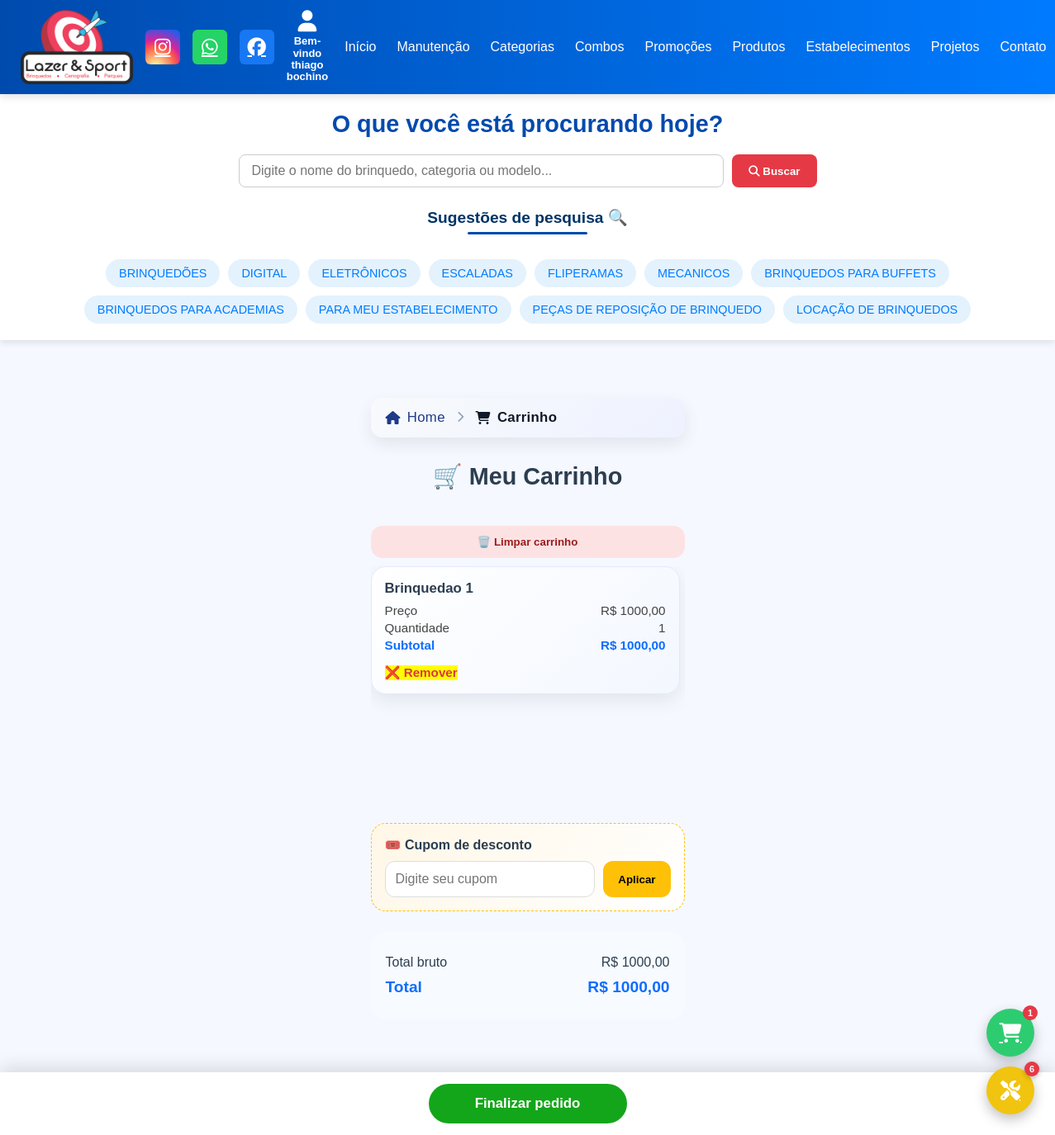
Page /carrinho/ (signed in) on the earlier database version.
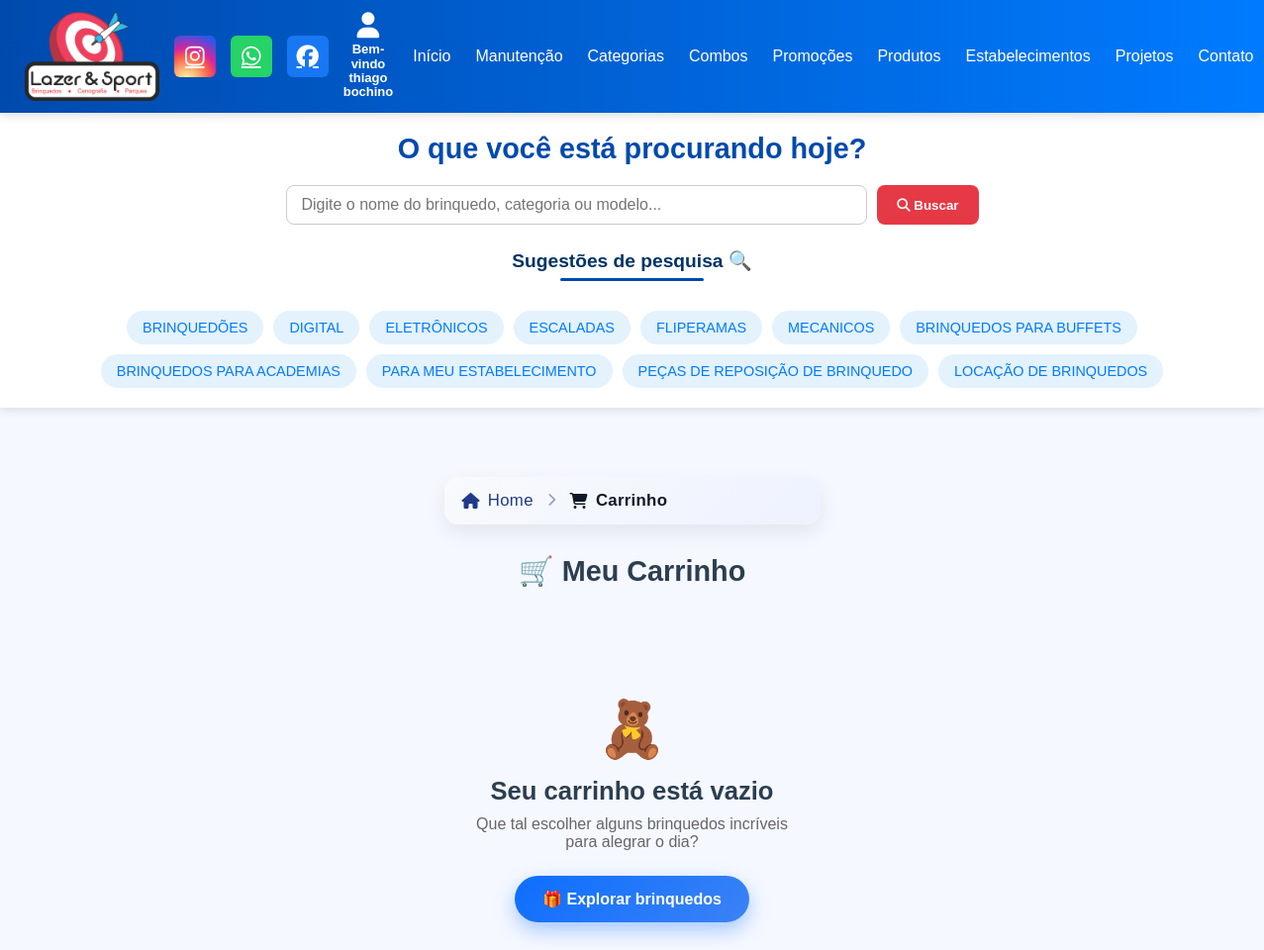
Same page on the later database version.
### core/models.py (models this page shows, shortened)
class Prime(models.Model):
    ativo = models.BooleanField(default=True)
    criacao = models.DateTimeField(auto_now_add=True, null=True)
    atualizado = models.DateTimeField(auto_now=True, null=True)
    class Meta:
        abstract = True

class CategoriasBrinquedos(Prime):
    imagem_categoria = models.ImageField(upload_to='categorias/', null=True, blank=False, unique=True)
    nome_categoria = models.CharField(max_length=150, unique=True)
    class Meta:
        verbose_name = "Categoria de Produto"
        verbose_name_plural = "Categorias de Produtos"

class Estabelecimentos(Prime):
    nome_estabelecimento = models.CharField(max_length=180)
    imagem_estabelecimento = models.ImageField(upload_to='estabelecimentos/', null=True, blank=True)
    class Meta:
        verbose_name = "Estabelecimentos"
        verbose_name_plural = "Estabelecimentos"

class ItemCarrinho(Prime):
    carrinho = models.ForeignKey(
        Carrinho,
        on_delete=models.CASCADE,
        related_name='itens'
    )
    content_type = models.ForeignKey(ContentType, on_delete=models.CASCADE)
    object_id = models.PositiveIntegerField()
    item = GenericForeignKey('content_type', 'object_id')
    quantidade = models.PositiveIntegerField(default=1)
    @property
    def preco_unitario(self):
        if hasattr(self.item, 'valor_brinquedo'):
            return self.item.valor_brinquedo
        if hasattr(self.item, 'valor_combo'):
            return self.item.valor_combo
        if hasattr(self.item, 'preco_promocao'):
            return self.item.preco_promocao
        return 0
    @property
    def subtotal(self):
        return round(self.preco_unitario * self.quantidade, 2)

class Brinquedos(Prime):
    nome_brinquedo = models.CharField(max_length=150)
    imagem_brinquedo = models.ImageField(upload_to='imagens_brinquedos', blank=True, null=True)
    descricao = models.CharField(max_length=999)
    valor_brinquedo = models.DecimalField(max_digits=10, decimal_places=2, null=True, blank=True)
    avaliacao = models.DecimalField(decimal_places=2, max_digits=6)
    categorias_brinquedos = models.ManyToManyField(
        CategoriasBrinquedos,
        related_name='brinquedos'
    )
    tags = models.ManyToManyField(
        TagsBrinquedos,
        related_name='brinquedos_tags'
    )
    estabelecimentos = models.ManyToManyField(
        Estabelecimentos,
        related_name='brinquedos',
        blank=True
    )
    voltz = models.CharField(max_length=10)
    altura_m = models.DecimalField(max_digits=6, decimal_places=2, blank=True, null=True)
    largura_m = models.DecimalField(max_digits=6, decimal_places=2, blank=True, null=True)
    profundidade_m = models.DecimalField(max_digits=6, decimal_places=2, blank=True, null=True)
    def __str__(self):
        return self.nome_brinquedo
    class Meta:
        verbose_name = "Brinquedo"
        verbose_name_plural = "Brinquedos"

class Carrinho(Prime):
    cliente = models.ForeignKey(
        ClientePerfil,
        on_delete=models.CASCADE,
        related_name='carrinhos',
        null=True
    )
    cupom = models.ForeignKey(
        Cupom,
        on_delete=models.SET_NULL,
        null=True,
        blank=True,
        related_name='carrinhos'
    )
    from decimal import Decimal
    @property
    def total_bruto(self):
        total = sum(
            (item.subtotal for item in self.itens.all()),
            Decimal('0.00')
        )
        return total.quantize(Decimal('0.01'))
    @property
    def valor_desconto(self):
        if not self.cupom:
            return Decimal('0.00')
        percentual = self.cupom.desconto_percentual  # ex: Decimal('10.00')
        desconto = (self.total_bruto * percentual) / Decimal('100')
        return desconto.quantize(Decimal('0.01'))
    @property
    def total_liquido(self):
        return (self.total_bruto - self.valor_desconto).quantize(Decimal('0.01'))

### core/views.py (the view)
@login_required
def carrinho_view(request):
    if not hasattr(request.user, 'perfil'):
        return redirect('home')
    cliente = request.user.perfil
    carrinho = Carrinho.objects.select_related('cupom').get(cliente=cliente)
    itens = (
        ItemCarrinho.objects
        .filter(carrinho=carrinho)
        .select_related('content_type')
    )
    context = {
        'carrinho': carrinho,
        'itens': itens,
    }
    return render(request, 'carrinho.html', context)

### core/context_processors.py (called while the page is built)
def categorias_globais(request):
    return {
        "categorias_header": CategoriasBrinquedos.objects.all().order_by("nome_categoria")
    }

def estabelecimentos_globais(request):
    return {
        "estabelecimentos_globais": Estabelecimentos.objects.all()
    }

def manutencao_notificacao(request):
    if not request.user.is_authenticated:
        return {}
    cliente = request.user.perfil
    manutencoes = Manutencao.objects.filter(usuario=cliente)
    pendentes = manutencoes.filter(status='P').count()
    em_andamento = manutencoes.filter(status='A').count()
    total_abertas = pendentes + em_andamento
    return {
        'manutencao_pendente': pendentes,
        'manutencao_andamento': em_andamento,
        'manutencao_abertas': total_abertas,
        'tem_manutencao': total_abertas > 0
    }

### core/templates/carrinho.html (shortened to what this page needs)
{% extends "base.html" %}
{% block content %}
<div class="carrinho-container" id="car">
<nav class="breadcrumb-strong" id="bread">
    <a href="{% url 'home' %}">
        <i class="fa-solid fa-house"></i>
        <span>Home</span>
    </a>
    <i class="fa-solid fa-chevron-right sep"></i>
    <strong>
        <i class="fa-solid fa-cart-shopping"></i>
        Carrinho
    </strong>
</nav>
<h1 class="carrinho-titulo">🛒 Meu Carrinho</h1>
    {% if itens %}
    <button class="btn-limpar" onclick="limparCarrinho()">
        🗑️ Limpar carrinho
    </button>
    {% endif %}
{% if not itens %}
    <div class="carrinho-vazio-box">
        <div class="vazio-icon">🧸</div>
        <h2>Seu carrinho está vazio</h2>
        <p>
            Que tal escolher alguns brinquedos incríveis
            para alegrar o dia?
        </p>
        <a href="{% url 'brinquedos' %}" class="btn-explorar">
            🎁 Explorar brinquedos
        </a>
    </div>
{% else %}
    <div class="itens-scroll">
    {% for item in itens %}
        <div class="item-card">
            <div class="item-nome">{{ item.item }}</div>
            <div class="item-linha">
                <span>Preço</span>
                <span>R$ {{ item.preco_unitario|floatformat:2 }}</span>
            </div>
            <div class="item-linha">
                <span>Quantidade</span>
                <span>{{ item.quantidade }}</span>
            </div>
            <div class="item-linha item-subtotal">
                <span>Subtotal</span>
                <span>R$ {{ item.subtotal|floatformat:2 }}</span>
            </div>
            <button class="btn-remover" onclick="removerItem({{ item.id }})">
                ❌ Remover
            </button>
        </div>
    {% endfor %}
</div>
    <div class="cupom-box">
        <strong>🎟️ Cupom de desconto</strong>
        {% if carrinho.cupom %}
            <div class="cupom-aplicado">
                🎉 Você economizou
                <strong>{{ carrinho.cupom.desconto_percentual }}%</strong>
                com o cupom
                <strong>{{ carrinho.cupom.codigo }}</strong>
            </div>
        {% else %}
            <div class="cupom-input">
                <input type="text" id="cupomCodigo" placeholder="Digite seu cupom">
                <button onclick="aplicarCupom()">Aplicar</button>
            </div>
        {% endif %}
    </div>
    <div class="resumo-box">
        <div class="resumo-linha">
            <span>Total bruto</span>
            <span>R$ {{ carrinho.total_bruto|floatformat:2 }}</span>
        </div>
        <div class="resumo-linha resumo-total">
            <span>Total</span>
            <span>R$ {{ carrinho.total_liquido|floatformat:2 }}</span>
        </div>
    </div>
{% endif %}
</div>
{% if itens %}
<div class="finalizar-box">
    <a href="{% url 'pagamento' carrinho.id %}#bread" class="btn-finalizar">Finalizar pedido</a>
</div>
{% endif %}
{% endblock %}

### core/templates/base.html (shortened to what this page needs)
{% load static %}
<!DOCTYPE html>
<html lang="pt-BR">
<head>
    <link rel="stylesheet"
      href="https://cdnjs.cloudflare.com/ajax/libs/font-awesome/6.5.1/css/all.min.css">
</head>
<body>
<header>
  <div class="logo">
    <img src="{% static 'images/logoofi.png' %}" alt="Logo">
  </div>
<div class="social-icons">
    <a href="https://www.instagram.com/lazersportbrinquedos" target="_blank" rel="noopener" title="Instagram" class="instagram">
        <i class="fa-brands fa-instagram"></i>
    </a>
    <a href="https://wa.me/5511960563135" target="_blank" rel="noopener" title="WhatsApp" class="whatsapp">
        <i class="fa-brands fa-whatsapp"></i>
    </a>
    <a href="https://www.facebook.com/LazerSportBrinquedos1" target="_blank" rel="noopener" title="Facebook" class="facebook">
        <i class="fa-brands fa-facebook"></i>
    </a>
</div>
  <div class="user-area">
    {% if user.is_authenticated %}
      <div class="user-dropdown">
        <a class="user-icon">
          <i class="fa-solid fa-user"></i>
          <span>Bem-vindo<br>{{ user.get_full_name }}</span>
        </a>
      </div>
    {% endif %}
  </div>
  <nav id="nav">
    <a href="{% url 'home' %}#inicio">Início</a>
    <a href="{% url 'home' %}#carrosel">Manutenção</a>
    <a href="{% url 'home' %}#categorias-section">Categorias</a>
    <a href="{% url 'home' %}#combos-section">Combos</a>
    <a href="{% url 'home' %}#promocoes-section">Promoções</a>
    <a href="{% url 'home' %}#brinquedos">Produtos</a>
    <a href="{% url 'home' %}#estabelecimentos">Estabelecimentos</a>
    <a href="{% url 'home' %}#projetos">Projetos</a>
    <a href="{% url 'home' %}#contato">Contato</a>
  </nav>
</header>
<section class="search-section">
  <div class="search-container">
    <h2 class="search-title">O que você está procurando hoje?</h2>
    <div class="search-box">
      <input type="text" placeholder="Digite o nome do brinquedo, categoria ou modelo...">
      <button><i class="fas fa-search"></i> Buscar</button>
    </div>
        <div class="search-suggestions">
          <h3>Sugestões de pesquisa 🔍</h3>
          <div class="filter-suggestions">
          {% for categoria in categorias_header %}
            <a href="{% url 'categoria_detalhe' categoria.pk %}#header"
               class="suggestion-tag">
              {{ categoria.nome_categoria|upper }}
            </a>
          {% endfor %}
          {% for est in estabelecimentos_globais|slice:":3" %}
                <a href="{% url 'estabelecimento_brinquedo' est.id %}#brinquedos" class="suggestion-tag">
                    BRINQUEDOS PARA {{ est.nome_estabelecimento|upper }}
                </a>
            {% endfor %}
          <a href="{% url 'estabelecimentos' %}#estabelecimentos" class="suggestion-tag">PARA MEU ESTABELECIMENTO</a>
          <a href="#" class="suggestion-tag">PEÇAS DE REPOSIÇÃO DE BRINQUEDO</a>
          <a href="#" class="suggestion-tag">LOCAÇÃO DE BRINQUEDOS</a>
        </div>
    </div>
  </div>
</section>
<link rel="stylesheet" href="https://cdnjs.cloudflare.com/ajax/libs/font-awesome/6.5.0/css/all.min.css">
<main class="content-section">
  {% block content %}
  {% endblock %}
</main>
{% if user.is_authenticated and mostrar_float_carrinho|default:False %}
<a href="{% url 'carrinho' %}#car"
   id="float-carrinho"
   class="float-carrinho">
    <i class="fa-solid fa-cart-shopping"></i>
    <span id="badge-carrinho" class="badge">
        {{ carrinho_total_itens }}
    </span>
</a>
{% endif %}
{% if user.is_authenticated and tem_manutencao %}
<a href="{% url 'manutencoes' %}?tab=lista#cab"
   class="float-manutencao
   {% if manutencao_andamento > 0 %} andamento {% endif %}">
    <i class="fa-solid fa-screwdriver-wrench"></i>
    <span class="badge">
        {{ manutencao_abertas }}
    </span>
</a>
{% endif %}
</body>
</html>

Differences in the rows shown:
removed ItemCarrinho: item "Brinquedao 1", preco_unitario "1000,00", quantidade "1", subtotal "1000,00"
no longer on this page (row edited): Carrinho: total_bruto "1000,00", total_liquido "1000,00"
Other differences:
{{ carrinho_total_itens }}: "1" → (not shown)
{{ manutencao_abertas }}: "6" → (not shown)
text no longer shown: "🗑️ Limpar carrinho 🎟️ Cupom de desconto Aplicar Total bruto R$ Total R$ Finalizar pedido"
text now shown: "🧸 Seu carrinho está vazio Que tal escolher alguns brinquedos incríveis para alegrar o dia? 🎁 Explorar brinquedos"
